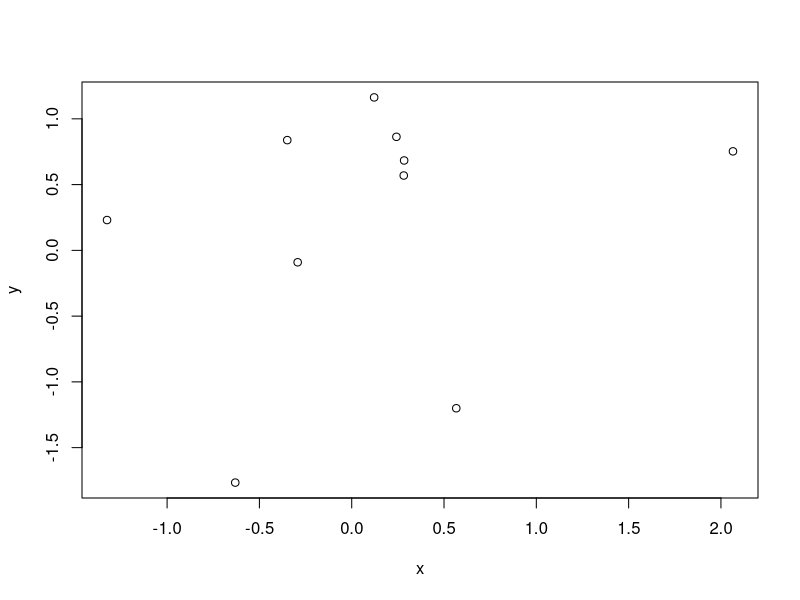
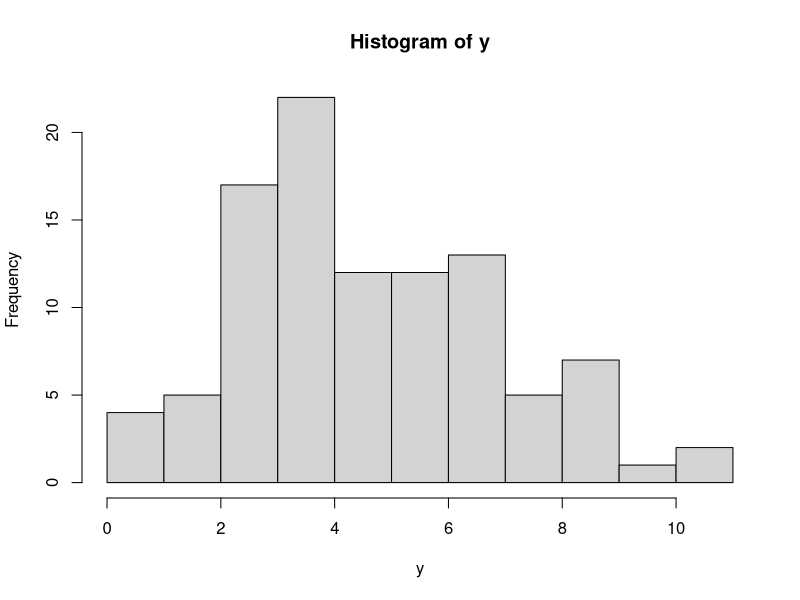
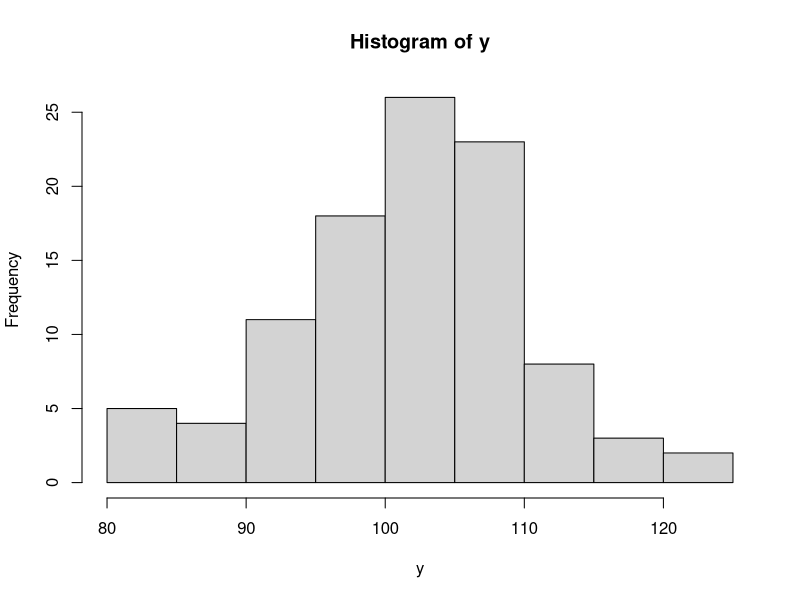

R code for these plots, in order: (Note: this script raises an error after producing the figures.)
## ---- chunk 1
rnorm(5)
## ---- chunk 2
rnorm(n = 5, mean = 0, sd = 1)
## ---- chunk 3
set.seed(16)
rnorm(n = 5, mean = 0, sd = 1)
## ---- chunk 4
set.seed(16)
rnorm(n = 5, mean = 0, sd = 1)
## ---- chunk 5
rnorm(n = 5, mean = 0, sd = 2)
## ---- chunk 6
rnorm(n = 5, mean = 50, sd = 20)
## ---- chunk 7
rnorm(n = 10, mean = c(0, 5, 20), sd = 1)
## ---- chunk 8
rnorm(n = 10, mean = c(0, 5, 20), sd = c(1, 5, 20) )
## ---- chunk 9
rnorm(n = c(2, 10, 10), mean = c(0, 5, 20), sd = c(1, 5, 20) )
## ---- chunk 10
x = rnorm(n = 10, mean = 0, sd = 1)
y = rnorm(n = 10, mean = 0, sd = 1)
plot(y ~ x)
## ---- chunk 11
runif(n = 5, min = 0, max = 1)
## ---- chunk 12
runif(n = 5, min = 50, max = 100)
## ---- chunk 13
x1 = runif(n = 100, min = 1, max = 2)
y = rnorm(n = 100, mean = 0, sd = 1)
head(x1)
## ---- chunk 14
lm(y ~ x1)
## ---- chunk 15
x2 = runif(n = 100, min = 100, max = 200)
head(x2)
## ---- chunk 16
lm(y ~ x2)
## ---- chunk 17
rpois(n = 5, lambda = 2.5)
## ---- chunk 18
y = rpois(100, lambda = 5)
## ---- chunk 19
summary(y)
## ---- chunk 20
hist(y)
## ---- chunk 21
y = rpois(100, lambda = 100)
summary(y)
## ---- chunk 22
hist(y)
## ---- chunk 23
letters[1:2]
## ---- chunk 24
LETTERS[10:26]
## ---- chunk 25
rep(letters[1:2], each = 3)
## ---- chunk 26
rep(letters[1:2], times = 3)
## ---- chunk 27
rep(letters[1:2], length.out = 5)
## ---- chunk 28
rep(letters[1:2], times = c(2, 4) )
## ---- chunk 29
rep(letters[1:2], each = 2, times = 3)
## ---- chunk 30
rep(letters[1:2], each = 2, length.out = 7)
## ---- chunk 31
group = rep(letters[1:2], each = 3)
response = rnorm(n = 6, mean = 0, sd = 1)
data.frame(group,
           response)
## ---- chunk 32
data.frame(group = rep(letters[1:2], each = 3),
           response = rnorm(n = 6, mean = 0, sd = 1) )
## ---- chunk 33
LETTERS[3:5]
## ---- chunk 34
rep(letters[1:2], each = 3)
## ---- chunk 35
rep(LETTERS[3:5], each = 2)
## ---- chunk 36
data.frame(group = rep(letters[1:2], each = 3),
           factor = rep(LETTERS[3:5], times = 2),
           response = rnorm(n = 6, mean = 0, sd = 1) )
## ---- chunk 37
response = rnorm(n = 6, mean = c(5, 10), sd = 1)
response
## ---- chunk 38
group = rep(letters[1:2], times = 3)
group
## ---- chunk 39
data.frame(group,
            response)
## ---- chunk 40
rep(LETTERS[3:4], each = 10)
## ---- chunk 41
data.frame(group = rep(LETTERS[3:4], each = 10),
           x = runif(n = 20, min = 10, max = 15),
           y = runif(n = 20, min = 100, max = 150))
## ---- chunk 42
data.frame(group = rep(LETTERS[3:4], each = 10),
           x = runif(n = 15, min = 10, max = 15),
           y = runif(n = 15, min = 100, max = 150))
## ---- chunk 43
data.frame(group = rep(LETTERS[3:4], each = 10),
           x = runif(n = 10, min = 10, max = 15),
           y = runif(n = 10, min = 100, max = 150))
## ---- chunk 44
set.seed(16)
replicate(n = 3, 
          expr = rnorm(n = 5, mean = 0, sd = 1), 
          simplify = FALSE )
## ---- chunk 45
set.seed(16)
replicate(n = 3, 
          expr = rnorm(n = 5, mean = 0, sd = 1) )
## ---- chunk 46
set.seed(16)
list1 = list() # Make an empty list to save output in
for (i in 1:3) { # Indicate number of iterations with "i"
    list1[[i]] = rnorm(n = 5, mean = 0, sd = 1) # Save output in list for each iteration
}
list1
## ---- chunk 47
data.frame(group = rep(letters[1:2], each = 3),
                     response = rnorm(n = 6, mean = 0, sd = 1) )
## ---- chunk 48
simlist = replicate(n = 3, 
          expr = data.frame(group = rep(letters[1:2], each = 3),
                     response = rnorm(n = 6, mean = 0, sd = 1) ),
          simplify = FALSE)
## ---- chunk 49
str(simlist)
## ---- chunk 50
simlist[[1]]
